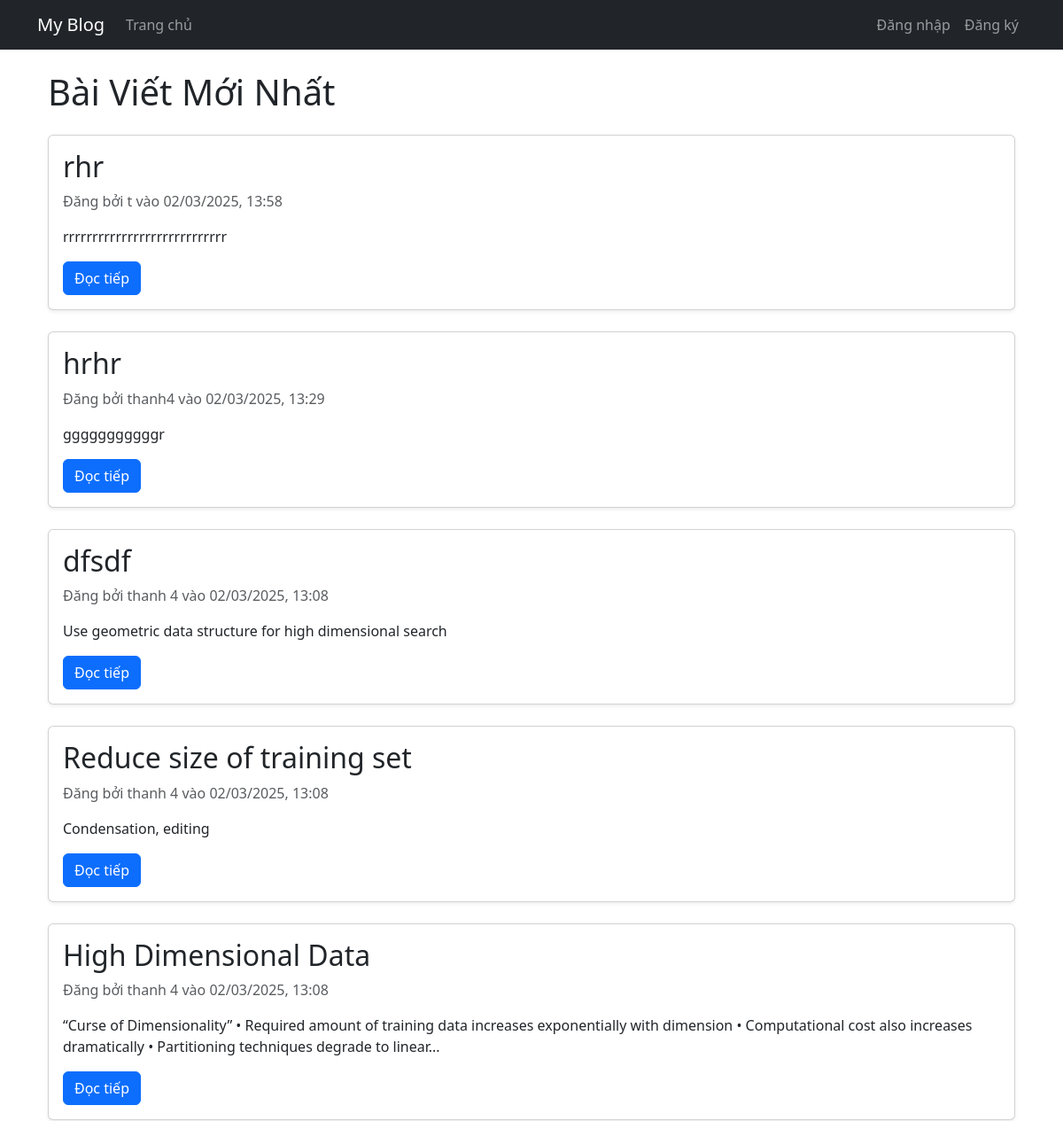
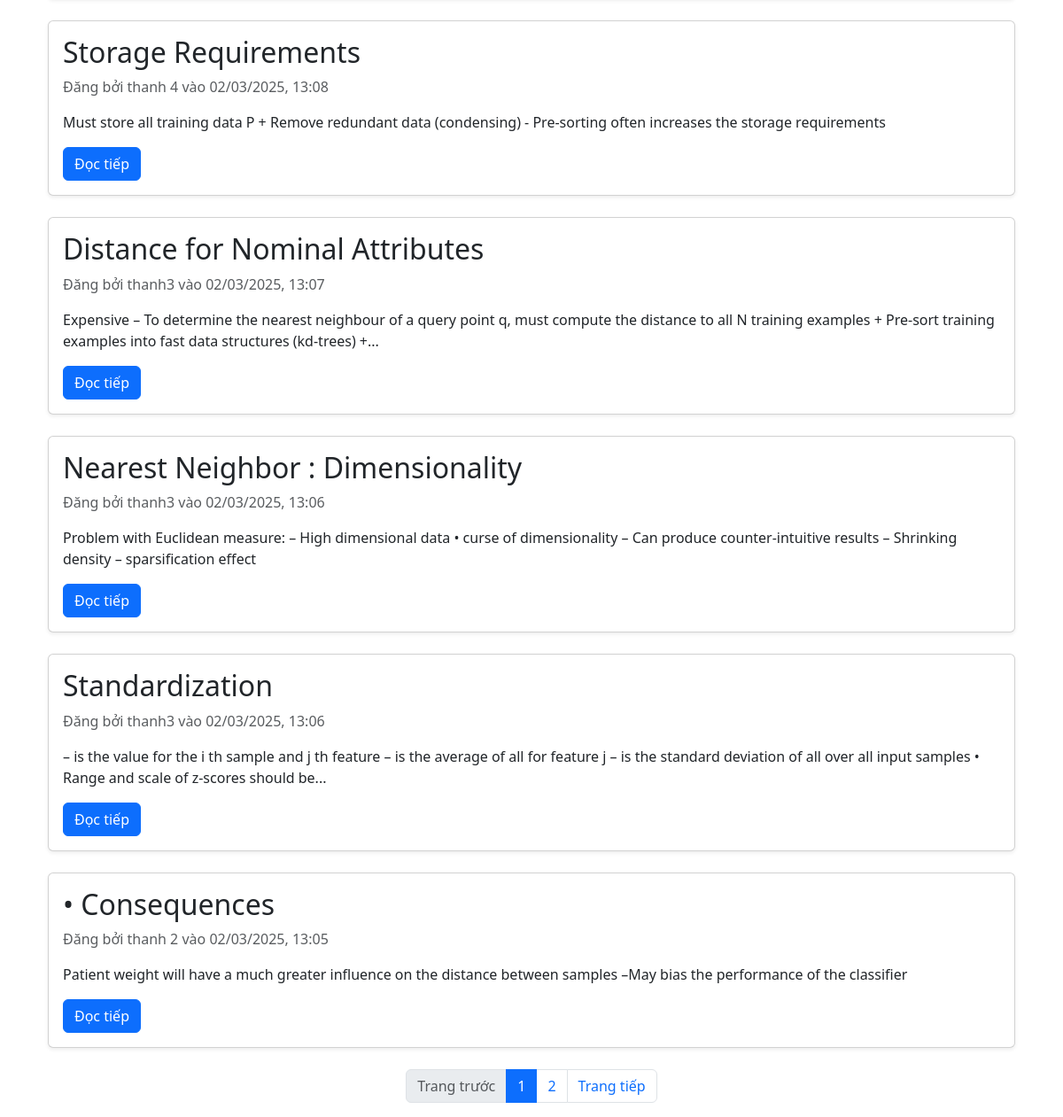
The app's page /, older data (2 pictures, top to bottom).
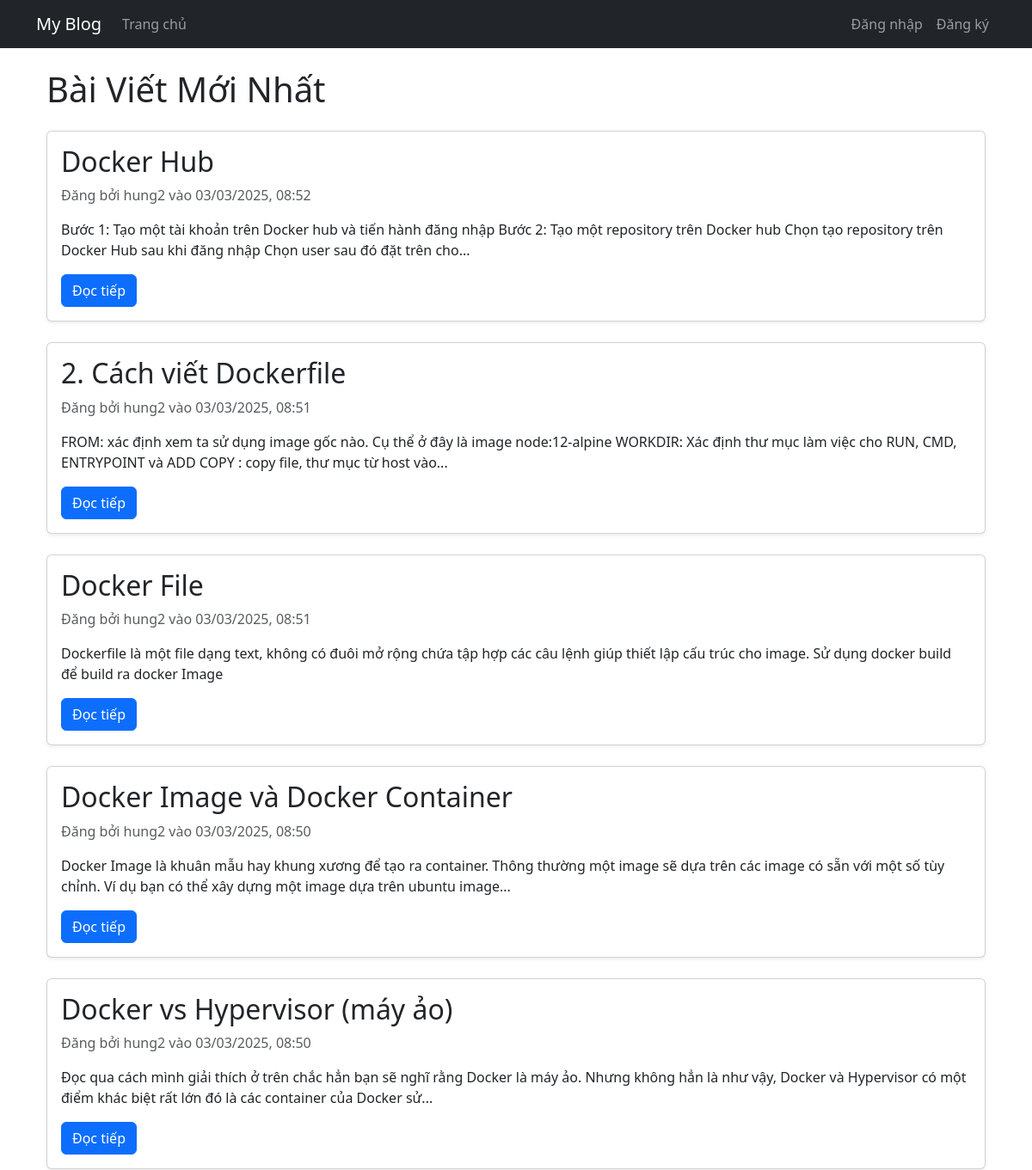
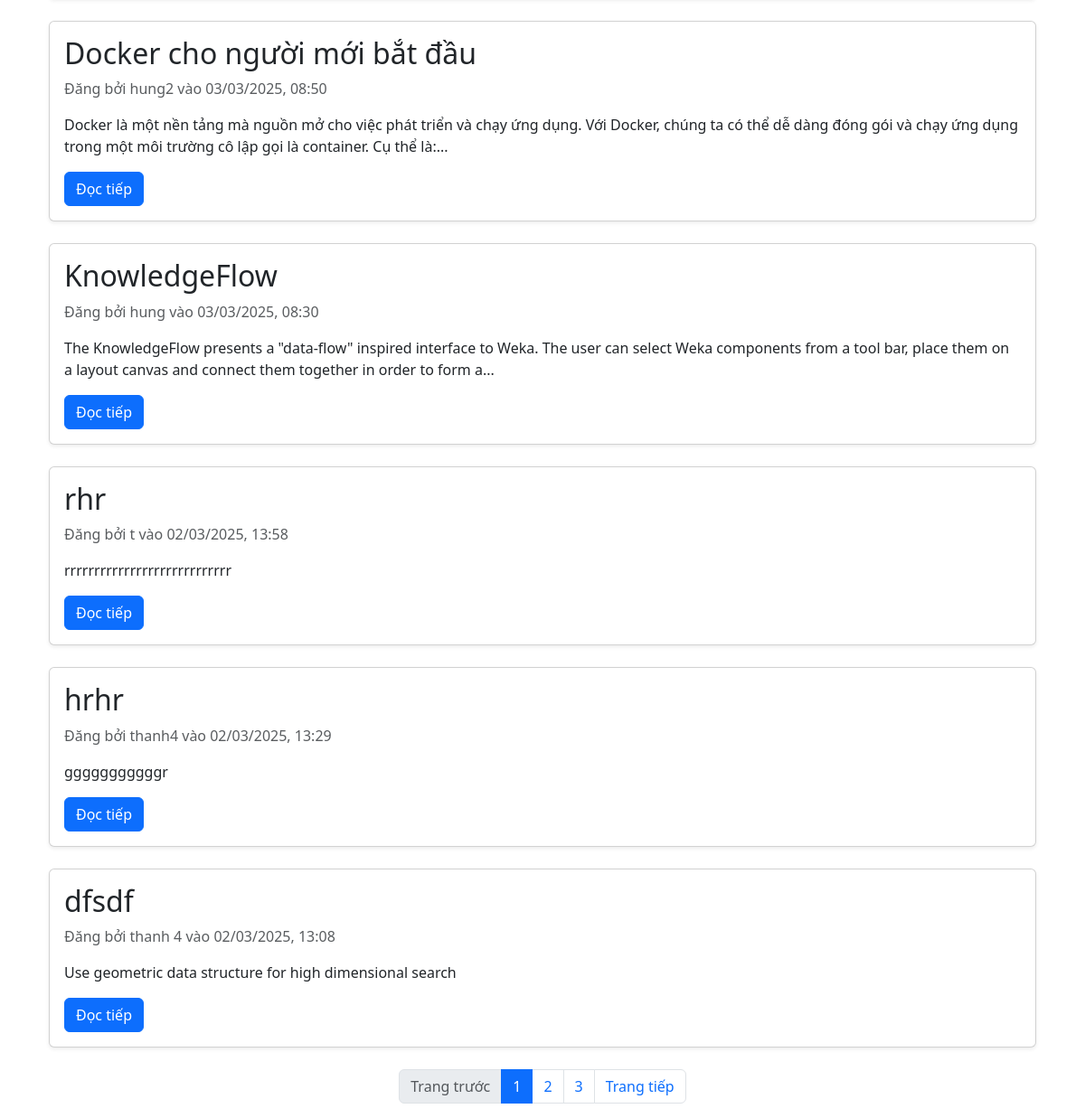
The same page, newer data (2 pictures, top to bottom).
### my_blog/app.py (models this page shows, shortened)
class Post(db.Model):
    id = db.Column(db.Integer, primary_key=True)
    title = db.Column(db.String(100), nullable=False)
    content = db.Column(db.Text, nullable=False)
    date_posted = db.Column(db.DateTime, default=datetime.utcnow)
    user_id = db.Column(db.Integer, db.ForeignKey('user.id'), nullable=False)

class User(db.Model, UserMixin):
    id = db.Column(db.Integer, primary_key=True)
    username = db.Column(db.String(20), unique=True, nullable=False)
    email = db.Column(db.String(120), unique=True, nullable=False)
    password = db.Column(db.String(60), nullable=False)
    posts = db.relationship('Post', backref='author', lazy=True)
    is_admin = db.Column(db.Boolean, default=False)
    is_blocked = db.Column(db.Boolean, default=False)

### my_blog/app.py (the view)
@app.route('/')
@app.route('/page/<int:page>')
def index(page=1):
    per_page = 10
    posts = Post.query.order_by(Post.date_posted.desc()).paginate(page=page, per_page=per_page, error_out=False)
    return render_template('index.html', posts=posts)

### my_blog/templates/index.html (shortened to what this page needs)
{% extends "layout.html" %}
{% block content %}
<div class="container mt-4">
    <h1 class="mb-4">Bài Viết Mới Nhất</h1>
    {% if posts.items %}
        {% for post in posts.items %}
        <div class="card mb-4 shadow-sm">
            <div class="card-body">
                <h2 class="card-title">{{ post.title }}</h2>
                <p class="card-text text-muted">Đăng bởi {{ post.author.username }} vào {{ post.date_posted.strftime('%d/%m/%Y, %H:%M') }}</p>
                <p class="card-text">{{ post.content|truncate(200) }}</p>
                <a href="{{ url_for('post', post_id=post.id) }}" class="btn btn-primary">Đọc tiếp</a>
            </div>
        </div>
        {% endfor %}
        <nav aria-label="Page navigation">
            <ul class="pagination justify-content-center">
                {% if posts.has_prev %}
                <li class="page-item">
                    <a class="page-link" href="{{ url_for('index', page=posts.prev_num) }}">Trang trước</a>
                </li>
                {% else %}
                <li class="page-item disabled">
                    <span class="page-link">Trang trước</span>
                </li>
                {% endif %}
                {% for page_num in posts.iter_pages(left_edge=1, right_edge=1, left_current=2, right_current=2) %}
                    {% if page_num %}
                        {% if page_num == posts.page %}
                        <li class="page-item active">
                            <span class="page-link">{{ page_num }}</span>
                        </li>
                        {% else %}
                        <li class="page-item">
                            <a class="page-link" href="{{ url_for('index', page=page_num) }}">{{ page_num }}</a>
                        </li>
                        {% endif %}
                    {% else %}
                        <li class="page-item disabled">
                            <span class="page-link">...</span>
                        </li>
                    {% endif %}
                {% endfor %}
                {% if posts.has_next %}
                <li class="page-item">
                    <a class="page-link" href="{{ url_for('index', page=posts.next_num) }}">Trang tiếp</a>
                </li>
                {% else %}
                <li class="page-item disabled">
                    <span class="page-link">Trang tiếp</span>
                </li>
                {% endif %}
            </ul>
        </nav>
    {% endif %}
</div>
{% endblock %}

Row changes from the older to the newer data that the page shows:
no longer on this page (row unchanged): Post: title "Reduce size of training set", author.username "thanh 4", date_posted "02/03/2025, 13:08", content "Condensation, editing"
no longer on this page (row unchanged): Post: title "High Dimensional Data", author.username "thanh 4", date_posted "02/03/2025, 13:08", content "“Curse of Dimensionality” • Required amount of training data increases exponentially with dimension • Computational cost also increases dramatically • Partitioning techniques degrade to linear..."
no longer on this page (row unchanged): Post: title "Storage Requirements", author.username "thanh 4", date_posted "02/03/2025, 13:08", content "Must store all training data P + Remove redundant data (condensing) - Pre-sorting often increases the storage requirements"
no longer on this page (row unchanged): Post: title "Distance for Nominal Attributes", author.username "thanh3", date_posted "02/03/2025, 13:07", content "Expensive – To determine the nearest neighbour of a query point q, must compute the distance to all N training examples + Pre-sort training examples into fast data structures (kd-trees) +..."
no longer on this page (row unchanged): Post: title "Nearest Neighbor : Dimensionality", author.username "thanh3", date_posted "02/03/2025, 13:06", content "Problem with Euclidean measure: – High dimensional data • curse of dimensionality – Can produce counter-intuitive results – Shrinking density – sparsification effect"
no longer on this page (row unchanged): Post: title "Standardization", author.username "thanh3", date_posted "02/03/2025, 13:06", content "– is the value for the i th sample and j th feature – is the average of all for feature j – is the standard deviation of all over all input samples • Range and scale of z-scores should be..."
no longer on this page (row unchanged): Post: title "• Consequences", author.username "thanh 2", date_posted "02/03/2025, 13:05", content "Patient weight will have a much greater influence on the distance between samples –May bias the performance of the classifier"
added Post: title "Docker Hub", author.username "hung2", date_posted "03/03/2025, 08:52", content "Bước 1: Tạo một tài khoản trên Docker hub và tiến hành đăng nhập Bước 2: Tạo một repository trên Docker hub Chọn tạo repository trên Docker Hub sau khi đăng nhập Chọn user sau đó đặt trên cho..."
added Post: title "2. Cách viết Dockerfile", author.username "hung2", date_posted "03/03/2025, 08:51", content "FROM: xác định xem ta sử dụng image gốc nào. Cụ thể ở đây là image node:12-alpine WORKDIR: Xác định thư mục làm việc cho RUN, CMD, ENTRYPOINT và ADD COPY : copy file, thư mục từ host vào..."
added Post: title "Docker File", author.username "hung2", date_posted "03/03/2025, 08:51", content "Dockerfile là một file dạng text, không có đuôi mở rộng chứa tập hợp các câu lệnh giúp thiết lập cấu trúc cho image. Sử dụng docker build để build ra docker Image"
added Post: title "Docker Image và Docker Container", author.username "hung2", date_posted "03/03/2025, 08:50", content "Docker Image là khuân mẫu hay khung xương để tạo ra container. Thông thường một image sẽ dựa trên các image có sẵn với một số tùy chỉnh. Ví dụ bạn có thể xây dựng một image dựa trên ubuntu image..."
added Post: title "Docker vs Hypervisor (máy ảo)", author.username "hung2", date_posted "03/03/2025, 08:50", content "Đọc qua cách mình giải thích ở trên chắc hẳn bạn sẽ nghĩ rằng Docker là máy ảo. Nhưng không hẳn là như vậy, Docker và Hypervisor có một điểm khác biệt rất lớn đó là các container của Docker sử..."
added Post: title "Docker cho người mới bắt đầu", author.username "hung2", date_posted "03/03/2025, 08:50", content "Docker là một nền tảng mà nguồn mở cho việc phát triển và chạy ứng dụng. Với Docker, chúng ta có thể dễ dàng đóng gói và chạy ứng dụng trong một môi trường cô lập gọi là container. Cụ thể là:..."
added Post: title "KnowledgeFlow", author.username "hung", date_posted "03/03/2025, 08:30", content "The KnowledgeFlow presents a \"data-flow\" inspired interface to Weka. The user can select Weka components from a tool bar, place them on a layout canvas and connect them together in order to form a..."
Text that changed along with them:
new list line: "3"
